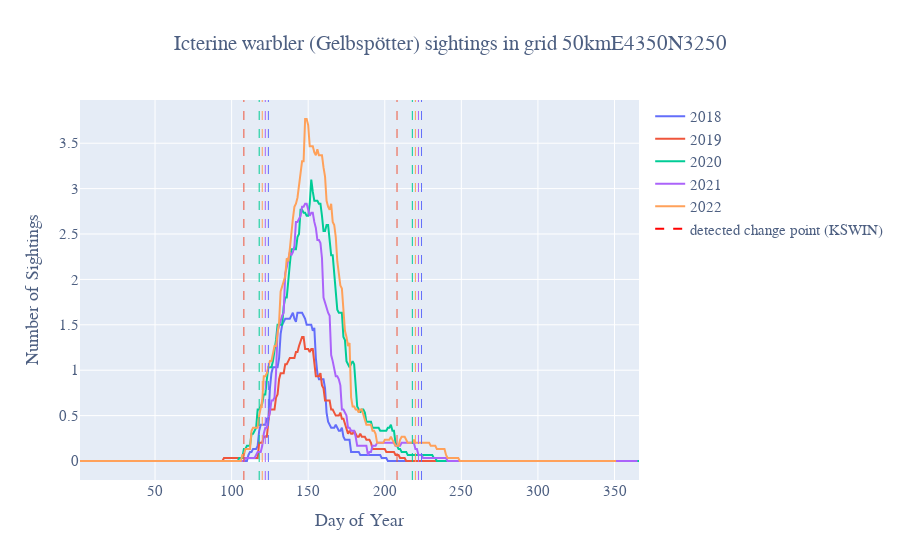

The notebook cell saved with this chart:
### Markdown cell above
In the following figure, the years have been overlaid instead of being represented as a continuous time series. For the sake of clarity, this figure only displays the change points of the KSWIN algorithm.

Here, it is evident how the arrival and departure times of the bird shift over the years. As already shown in `03_date_drift.ipynb`, these shifts are not gradual, but likely randomly fluctuating due to weather conditions. However, in this case, it may not be the occurrence of a change point, but rather *the shifting of recurring change points over the years* that could be defined as drift. Further considerations on this matter can be found in the discussion in Chapter 3️⃣.

### Code cell
plot_change_points_per_year(data=smoothed_warbler, 
                   change_points=change_points_adwin_river, 
                   title='Icterine warbler (Gelbspötter) sightings in grid 50kmE4350N3250', 
                   legend_title='detected change point (KSWIN)',
                   show_first_sighting=False)

### Figure 1 — Plotly figure (JSON) as saved in the notebook; plotly's stock layout.template omitted (floating-point values rounded to 4 significant figures; data arrays with more than 128 entries replaced by an {"elided": "..."} marker saying what was removed)
{"data": [{"line": {"color": "#636EFA"}, "mode": "lines", "name": "2018", "type": "scatter", "x": {"elided": "365 int values"}, "y": {"elided": "365 float values"}}, {"line": {"color": "#EF553B"}, "mode": "lines", "name": "2019", "type": "scatter", "x": {"elided": "365 int values"}, "y": {"elided": "365 float values"}}, {"line": {"color": "#00CC96"}, "mode": "lines", "name": "2020", "type": "scatter", "x": {"elided": "366 int values"}, "y": {"elided": "366 float values"}}, {"line": {"color": "#AB63FA"}, "mode": "lines", "name": "2021", "type": "scatter", "x": {"elided": "365 int values"}, "y": {"elided": "365 float values"}}, {"line": {"color": "#FFA15A"}, "mode": "lines", "name": "2022", "type": "scatter", "x": {"elided": "365 int values"}, "y": {"elided": "365 float values"}}, {"line": {"color": "red", "dash": "dash", "width": 2}, "mode": "lines", "name": "detected change point (KSWIN)", "showlegend": true, "type": "scatter", "x": [null], "y": [null]}], "layout": {"font": {"color": "#4d5f81", "family": "Aleo", "size": 15}, "shapes": [{"line": {"color": "#636EFA", "dash": "dash", "width": 1}, "type": "line", "x0": 124, "x1": 124, "xref": "x", "y0": 0, "y1": 1, "yref": "y domain"}, {"line": {"color": "#636EFA", "dash": "dash", "width": 1}, "type": "line", "x0": 224, "x1": 224, "xref": "x", "y0": 0, "y1": 1, "yref": "y domain"}, {"line": {"color": "#EF553B", "dash": "dash", "width": 1}, "type": "line", "x0": 108, "x1": 108, "xref": "x", "y0": 0, "y1": 1, "yref": "y domain"}, {"line": {"color": "#EF553B", "dash": "dash", "width": 1}, "type": "line", "x0": 208, "x1": 208, "xref": "x", "y0": 0, "y1": 1, "yref": "y domain"}, {"line": {"color": "#00CC96", "dash": "dash", "width": 1}, "type": "line", "x0": 118, "x1": 118, "xref": "x", "y0": 0, "y1": 1, "yref": "y domain"}, {"line": {"color": "#00CC96", "dash": "dash", "width": 1}, "type": "line", "x0": 218, "x1": 218, "xref": "x", "y0": 0, "y1": 1, "yref": "y domain"}, {"line": {"color": "#AB63FA", "dash": "dash", "width": 1}, "type": "line", "x0": 122, "x1": 122, "xref": "x", "y0": 0, "y1": 1, "yref": "y domain"}, {"line": {"color": "#AB63FA", "dash": "dash", "width": 1}, "type": "line", "x0": 222, "x1": 222, "xref": "x", "y0": 0, "y1": 1, "yref": "y domain"}, {"line": {"color": "#FFA15A", "dash": "dash", "width": 1}, "type": "line", "x0": 120, "x1": 120, "xref": "x", "y0": 0, "y1": 1, "yref": "y domain"}, {"line": {"color": "#FFA15A", "dash": "dash", "width": 1}, "type": "line", "x0": 220, "x1": 220, "xref": "x", "y0": 0, "y1": 1, "yref": "y domain"}], "title": {"text": "Icterine warbler (Gelbspötter) sightings in grid 50kmE4350N3250", "x": 0.5}, "xaxis": {"title": {"text": "Day of Year"}}, "yaxis": {"title": {"text": "Number of Sightings"}}}}
